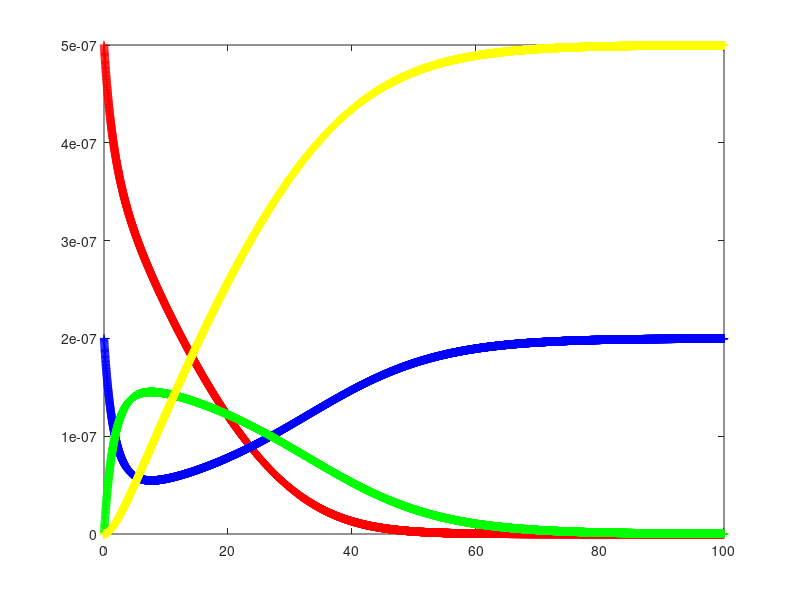
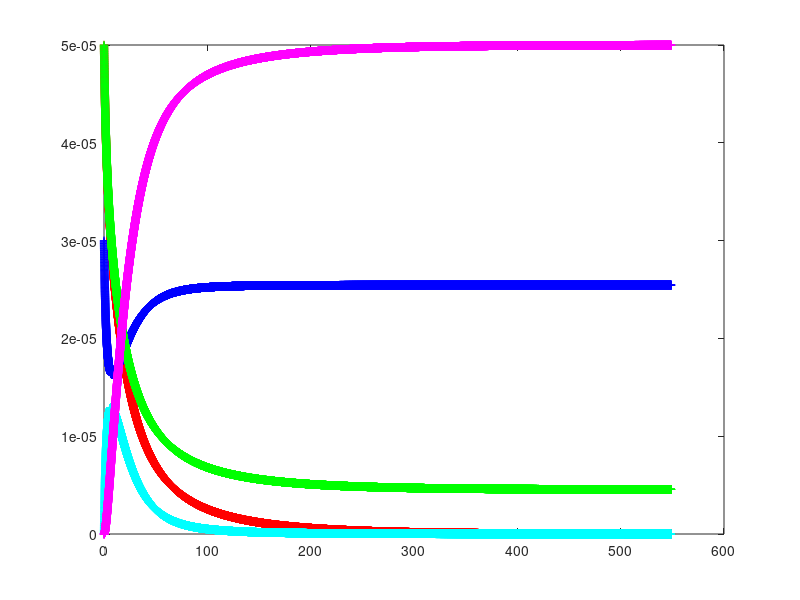

Write the MATLAB code that produced these figures, in order.
%Laboratory 1 Part 1
dt=0.01;
duration=100;
k=[1e6, 1e-4, 1e-1];
Y=zeros(3,1);
Y(1,1)=5e-7; %red
Y(2,1)=2e-7; %blue
Y(3,1)=0; %green
Y(4,1)=0; %yellow

for i=1:(duration/dt)
Y(1,i+1)=Y(1,i)-dt*k(1)*Y(1,i)*Y(2,i)+dt*k(2)*Y(3,i); %red
Y(2,i+1)=Y(2,i)-dt*k(1)*Y(1,i)*Y(2,i)+dt*k(2)*Y(3,i)+dt*k(3)*Y(3,i); %blue
Y(3,i+1)=Y(3,i)+dt*k(1)*Y(1,i)*Y(2,i)-dt*k(2)*Y(3,i)-dt*k(3)*Y(3,i); %green
Y(4,i+1)=Y(4,i)+dt*k(3)*Y(3,i); %yellow
Y(:,i+1)
end

t=0:dt:duration;
figure;
plot(t,Y(1,:),'r+');
hold on;
plot(t,Y(2,:),'b+');
plot(t,Y(3,:),'g+');
plot(t,Y(4,:),'y+');

%Laboratory 1 Part 2
dt=0.01;
k=[1e8, 1e-3, 1e-2, 1e-1];
Y=zeros(5,1);
Y(1,1)=5e-5; %red
Y(2,1)=3e-5; %blue
Y(3,1)=5e-5; %green
Y(4,1)=0; %cyan
Y(5,1)=0; %magenta
i=1;

while Y(1,i)>=1e-8
Y(1,i+1)=Y(1,i)-dt*k(1)*Y(1,i)*Y(2,i)*Y(3,i)+dt*k(2)*Y(4,i); %red
Y(2,i+1)=Y(2,i)-dt*k(1)*Y(1,i)*Y(2,i)*Y(3,i)+dt*k(2)*Y(4,i)+dt*k(4)*Y(4,i); %blue
Y(3,i+1)=Y(3,i)-dt*k(1)*Y(1,i)*Y(2,i)*Y(3,i)+dt*k(2)*Y(4,i)+dt*k(3)*Y(4,i); %green
Y(4,i+1)=Y(4,i)+dt*k(1)*Y(1,i)*Y(2,i)*Y(3,i)-dt*k(2)*Y(4,i)-dt*k(3)*Y(4,i)-dt*k(4)*Y(4,i); %cyan
Y(5,i+1)=Y(5,i)+dt*k(3)*Y(4,i)+dt*k(4)*Y(4,i); %magenta
i=i+1;
end

t=0:dt:dt*(i-1);
figure;
plot(t,Y(1,:),'r+');
hold on;
plot(t,Y(2,:),'b+');
plot(t,Y(3,:),'g+');
plot(t,Y(4,:),'c+');
plot(t,Y(5,:),'m+');